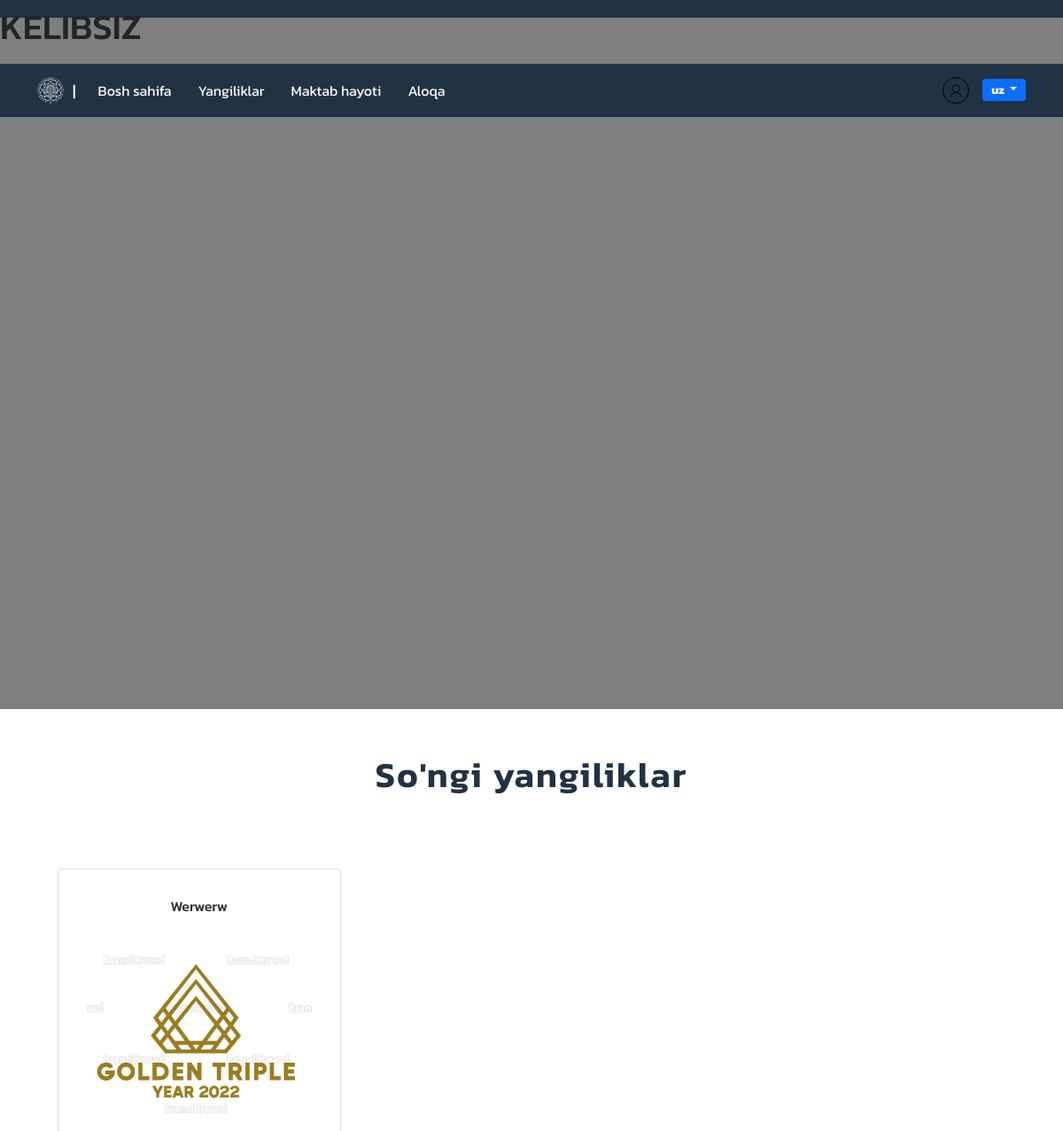
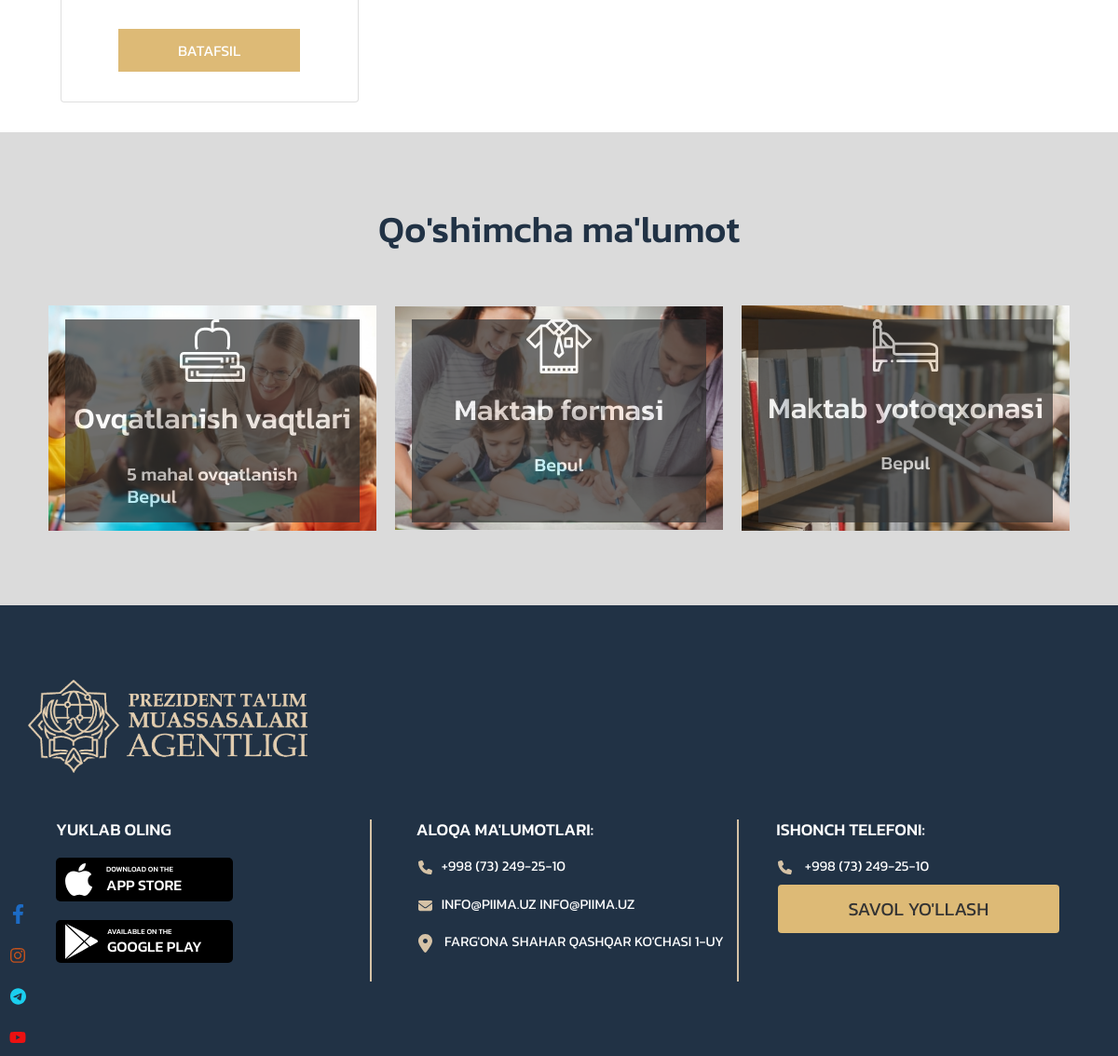
Page /uz/ on the committed database (2 pictures, top to bottom).
### news/models.py (models this page shows, shortened)
class News(models.Model):
    sarlovha = models.CharField(max_length=200, verbose_name="Yangilik uchun sarlovha")
    matn = models.TextField(verbose_name="Yangilik uchun to'liq ma'lumot")
    sana = models.DateField(auto_now_add=True)
    rasm = models.FileField(upload_to="rasmlar", blank=True, null=True, verbose_name="Rasm kiriting(rasm bo'lmasa bosh qolishi mumkin)")

### maktabapp/views.py (the view, shortened to what this page needs)
# urls.py: path('', Index.as_view(), name="index"),
class Index(View):
    def get(self,request):
        news = News.objects.filter().order_by('-id')[:3]
        return render(request, "index.html",{"news":news})

### templates/index.html (shortened to what this page needs)
<!DOCTYPE html>
<html lang="en">
{% load static %}
{% load i18n %}
<head>
    <link href="https://cdn.jsdelivr.net/npm/bootstrap@5.0.2/dist/css/bootstrap.min.css" rel="stylesheet">
    <link href="https://unpkg.com/aos@2.3.1/dist/aos.css" rel="stylesheet">
    <link rel="stylesheet" href="{% static 'css/main.css' %}">
</head>
<body>
    <div class="pincipal">
        <marquee behavior="" direction="">
            <h1>{% trans "FARG'ONA SHAHRIDAGI PREZIDENT MAKTAB WEB SAYTIGA XUSH KELIBSIZ" %}</h1>
        </marquee>
    </div>
    <header class="head head__top">
        <div class="head__menu container ">
            <nav>
                <a href="{% url 'index' %}" class="logo"><img src="{% static 'img/6182235a66337.svg' %}" alt=""></a>
                <p>|</p>
                {%get_current_language as LANDUAGE_CODE %}
                <ul>
                    <li><a href="{% url 'index' %}">{% trans 'Bosh sahifa' %}
                    </a></li>
                    <li><a href="/{{LANDUAGE_CODE}}/news/">{% trans 'Yangiliklar' %}
                    </a></li>
                    <li><a href="/{{LANDUAGE_CODE}}/media/">{% trans 'Maktab hayoti' %}
                    </a></li>
                    <li><a href="/{{LANDUAGE_CODE}}/contact/">{% trans 'Aloqa' %}</a></li>
                </ul>
            </nav>
            <div class="head__menu-join">
                {% if not request.user.is_authenticated %}
                <div class="but">
                    <img src="{% static 'img/user-128.png' %}" alt="">
                </div>
                <div class="drop-down"  style="margin-left:15px; margin-bottom:5px;">
                {% else %}
                    <a href="/{{LANDUAGE_CODE}}/logout/" class="drop-down " ><button class="btn btn-primary" style=" margin:0px 15px 2px 0; font-size: 12px; padding:3px 10px; border-radius:5px; color:#fff; border:none; outline:none; ">Chiqish</button></a>
                {% endif %}
                  {% get_current_language as current_language %}
                  <button class="btn badge bg-primary dropdown-toggle" type="button" data-bs-toggle="dropdown" aria-expanded="false">
                   {{current_language}}
                  </button>
                </div>
            </div>
        </div>
    </header>
    <section class="slider">
        <div class="content">
        </div>
    </section>
    <section class="miniNews container">
        <h1>{% trans "So'ngi yangiliklar" %}</h1>
        {% for new in news %}
        <div class="miniNews__title">
            <div class="card card--14">
                <h6 class="card__title">{{new.sarlovha}}</h6>
                <img class="card__img" src="{{new.rasm.url}}" alt="">
                <a class="card__btn" href="/newstitle/">{% trans "batafsil"%}</a>
            </div>
        </div>
        {% endfor %}
    </section>
    <div class="social">
        <a href="#">
            <img src="{% static 'img/facebook.svg' %}" alt="">
        </a>
        <a href="#">
            <img src="{% static 'img/instagram.svg' %}" alt="">
        </a>
        <a href="#">
            <img src="{% static 'img/telegram.svg' %}" alt="">
        </a>
        <a href="#">
            <img src="{% static 'img/youtube.svg' %}" alt="">
        </a>
    </div>
    <section class="inform">
        <h1>{% trans "Qo'shimcha ma'lumot" %}</h1>
        <div class="container top">
            <div class="inform-items">
                <div class="inform-items-title">
                    <img src="{% static 'img/ovqat.svg' %}" alt="">
                    <h2>{% trans 'Ovqatlanish vaqtlari' %}</h2>
                    <h5>{% trans '5 mahal ovqatlanish' %}
                    <br>
                    {% trans 'Bepul' %}
                    </h5>
                </div>
            </div>
            <div class="inform-items">
                <div class="inform-items-title">
                    <img src="{% static 'img/forma.svg' %}" alt="">
                    <h2>{% trans 'Maktab formasi' %}</h2>
                    <h5>{% trans 'Bepul' %}</h5>
                </div>
            </div>
            <div class="inform-items">
                <div class="inform-items-title">
                    <img src="{% static 'img/yot.svg' %}" alt="">
                    <h2>{% trans 'Maktab yotoqxonasi' %}</h2>
                    <h5>
                    {% trans 'Bepul' %}
                    </h5>
                </div>
            </div>
        </div>
    </section>
    <footer class="foot">
        <div class="container">
            <a href="#" class="logotip"><img src="{% static 'img/footer-logo-new.svg' %}" alt=""></a>
            <div class="foot__items">
                <div class="foot__items-title">
                    <h2>{% trans 'Yuklab oling' %}</h2>
                    <div class="foot__items-title-app">
                        <img src="{% static 'img/apple.svg' %}" alt="">
                        <h5 class="h5"><span>Download on the</span> <br>
                            App Store</h5>
                    </div>
                    <div class="foot__items-title-app">
                        <img src="{% static 'img/google.svg' %}" alt="">
                        <h5><span>Available on the</span> <br>Google Play</h5>
                    </div>
                </div>
                <div class="foot__items-title">
                    <h2>{% trans "Aloqa ma'lumotlari" %}:</h2>
                    <ul class="foot__items-title-cont">
                        <li><a href="#"><img src="{% static 'img/phone.svg' %}" alt=""><span>+998 (73) 249-25-10</span></a></li>
                        <li><a href="#"><img src="{% static 'img/mail.svg' %}" alt=""><span>info@piima.uz</span> info@piima.uz</a></li>
                        <li><a href="#"><img src="{% static 'img/location.svg' %}" alt=""> <span>{% trans "Farg'ona shahar Qashqar ko'chasi 1-uy" %}</span> </a></li>
                    </ul>
                </div>
                <div class="foot__items-title">
                    <h2>{% trans 'Ishonch telefoni' %}:</h2>
                    <ul class="foot__items-title-tip">
                        <li><a href="#"><img src="{% static 'img/phone.svg' %}" alt=""> <span>+998 (73) 249-25-10</span> </a></li>
                        <a class="btn" href="/{{LANDUAGE_CODE}}/contact/">{% trans "Savol Yo'llash" %}</a>
                    </ul>
                </div>
            </div>
        </div>
    </footer>
</body>
</html>

### rows in the picture
News: sarlovha "Werwerw", rasm (picture)

### other values in the picture
{{ current_language }} "uz"
